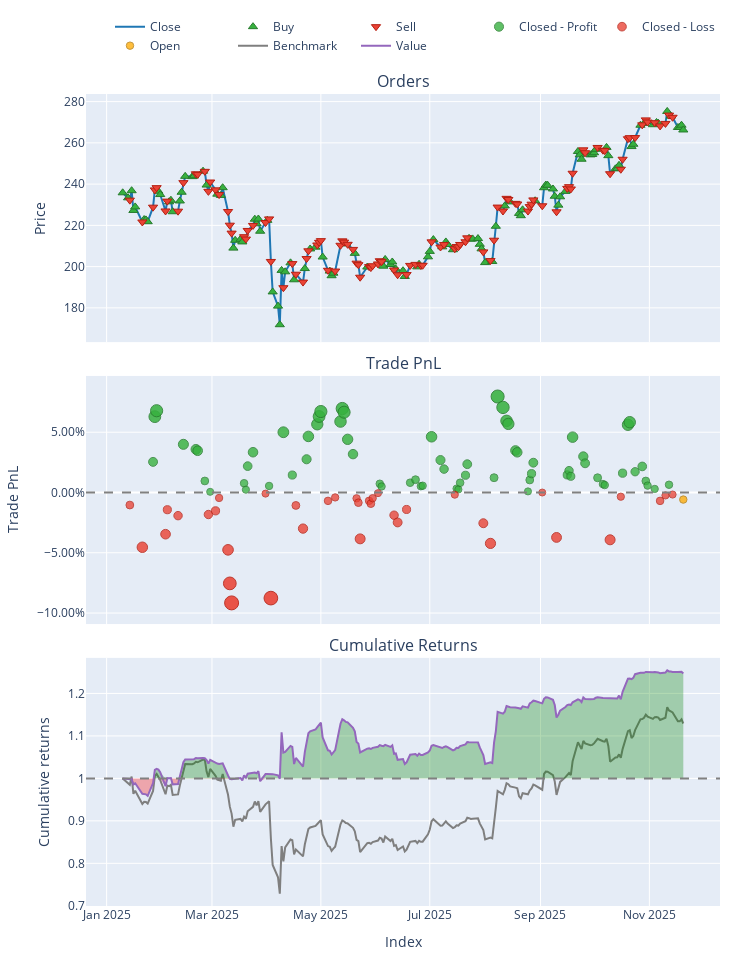
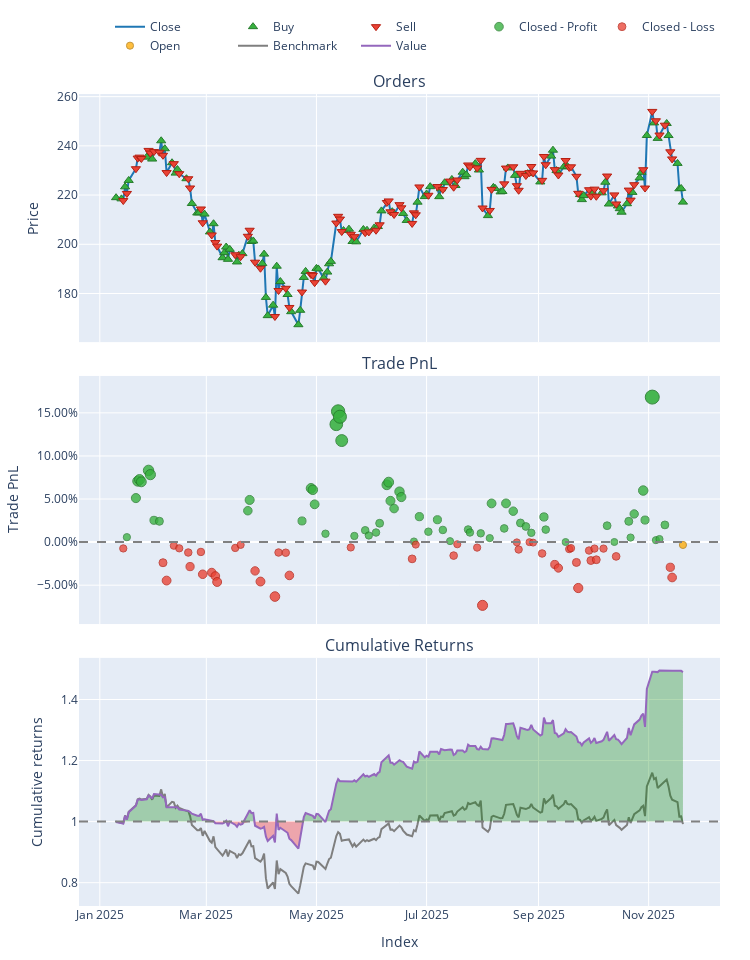
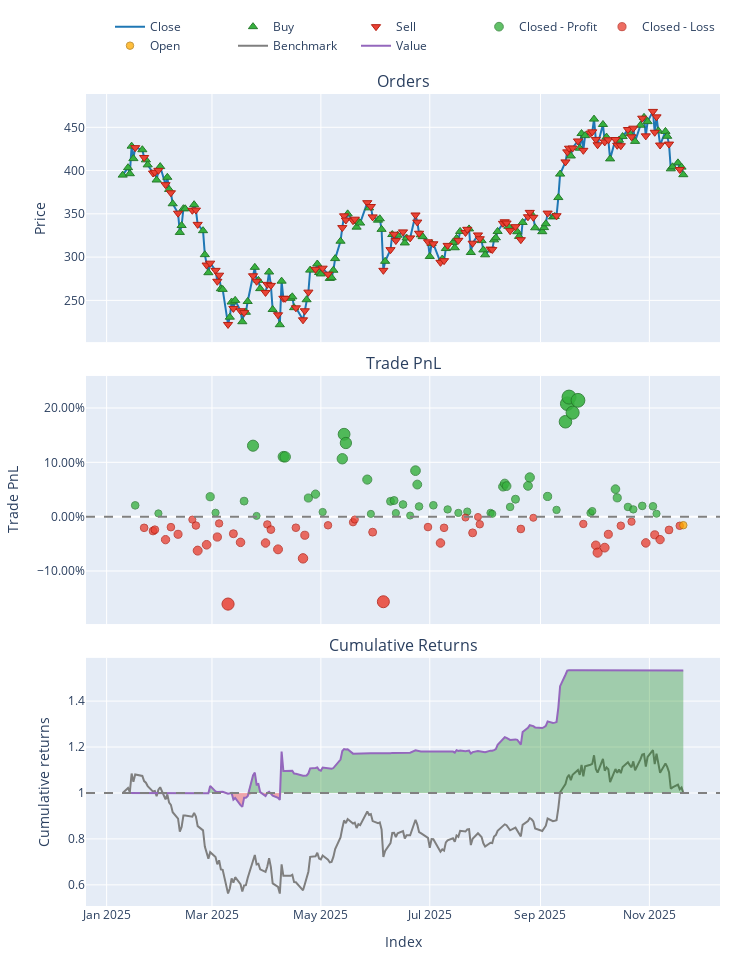
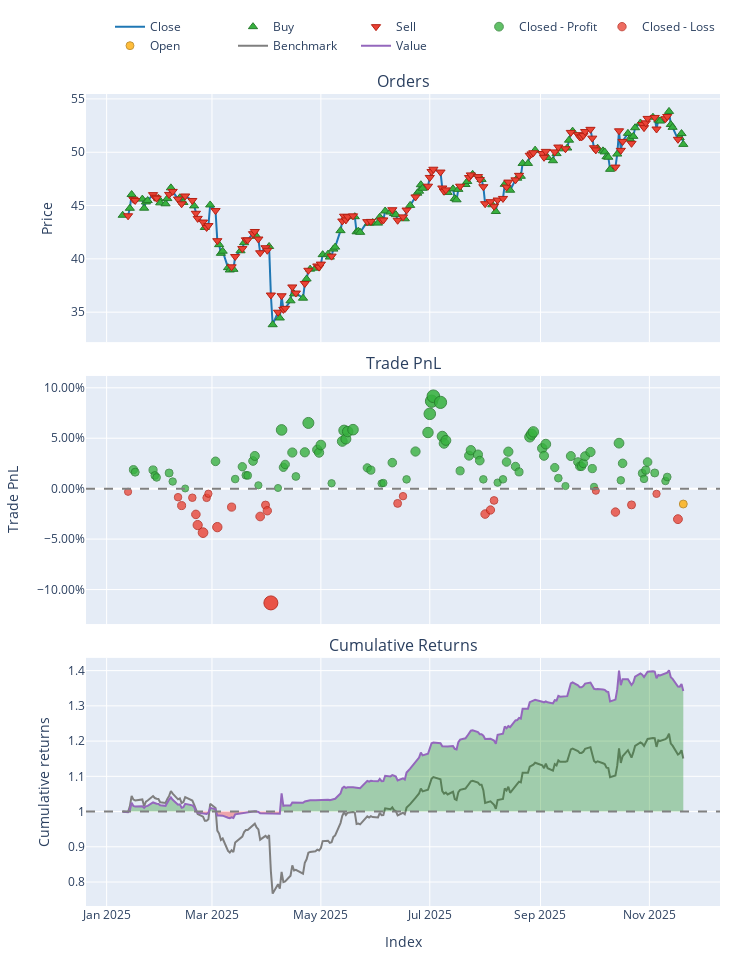

The notebook cell these images were saved under, in order:
### Code cell
# Multiple stocks in a loop
stocks = ["AAPL", "AMZN", "TSLA", "BAC","MDU", "CWCO", "NEE", "DUK"]
results = {}

for stock in stocks:
    print(f"\n{'='*60}")
    print(f"Processing {stock}")
    print(f"{'='*60}")
    portfolio, metrics, actions = run_sac_trading_pipeline(
        stock_symbol=stock, 
        config=config,
        show_plot=True  # Don't show plots in loop
    )
    results[stock] = {'portfolio': portfolio, 'metrics': metrics, 'actions': actions}
